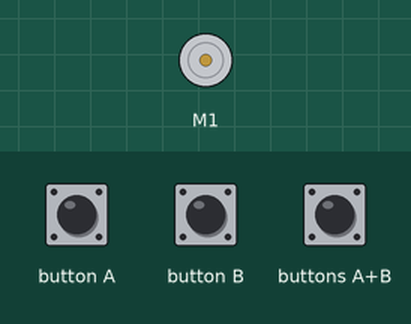
A program run on a simulated Calliope mini (MakeCode). Parts: DC motor (green arrow = forward, orange = backward, longer = faster). The test bench sets the inputs (shaded band).

Above: at 1.2 s.
1.3 s: buttons A+B pressed for 0.15 s
At 2.6 s:
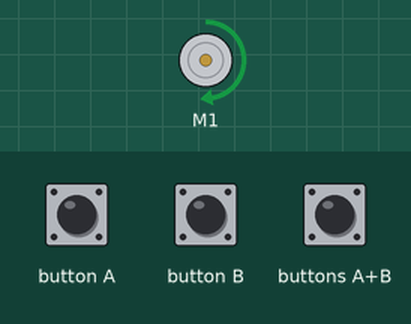
Timing chart, 0 to 4.3 s (numbered marks = the images above; inputs shaded):
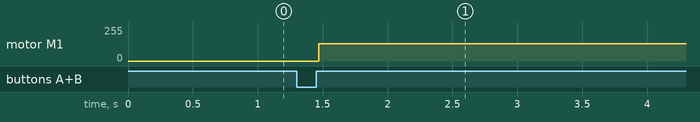

Measured:
- after the input at 1.3 s, motor M1: stopped → forward 128/255 after 0.17 s

The program:

main.ts
```typescript
input.onButtonEvent(Button.A, input.buttonEventClick(), function () {
    Ziel_x += 1
})
input.onButtonEvent(Button.AB, input.buttonEventClick(), function () {
    if (Position_x == Ziel_x) {
        motors.dualMotorPower(Motor.M1, 50)
        if (Position_y == Ziel_y) {

        } else {
            motors.dualMotorPower(Motor.M0, 50)
            Position_y += 1
        }
    } else {
        motors.dualMotorPower(Motor.M0, 50)
        Position_x += 1
    }
})
input.onButtonEvent(Button.B, input.buttonEventClick(), function () {
    Ziel_y += 1
})
let Ziel_y = 0
let Ziel_x = 0
let Position_x = 0
let Position_y = 0
Position_y = 0
Position_x = 0
Ziel_x = 0
Ziel_y = 0
```

test.ts
```typescript
// Hier kann man Tests durchführen; diese Datei wird nicht kompiliert, wenn dieses Paket als Erweiterung verwendet wird.
```
